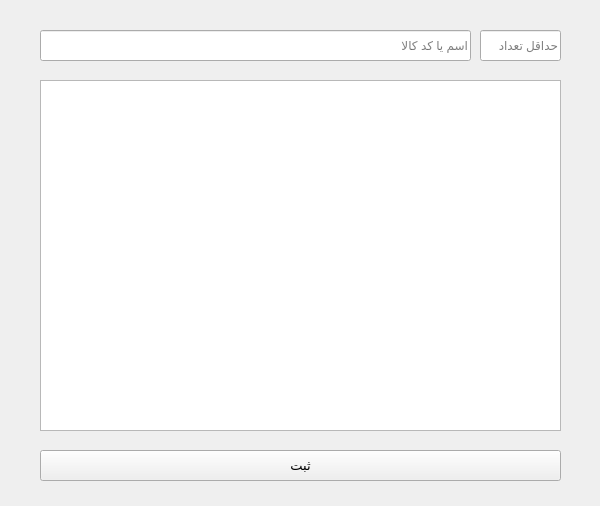
<?xml version="1.0" encoding="UTF-8"?>
<ui version="4.0">
 <class>Form</class>
 <widget class="QWidget" name="Form">
  <property name="geometry">
   <rect>
    <x>0</x>
    <y>0</y>
    <width>600</width>
    <height>506</height>
   </rect>
  </property>
  <property name="windowTitle">
   <string>Alarm</string>
  </property>
  <widget class="QLineEdit" name="name_inpt">
   <property name="geometry">
    <rect>
     <x>40</x>
     <y>30</y>
     <width>431</width>
     <height>31</height>
    </rect>
   </property>
   <property name="layoutDirection">
    <enum>Qt::LeftToRight</enum>
   </property>
   <property name="alignment">
    <set>Qt::AlignLeading|Qt::AlignLeft|Qt::AlignVCenter</set>
   </property>
   <property name="placeholderText">
    <string>اسم یا کد کالا</string>
   </property>
   <property name="clearButtonEnabled">
    <bool>true</bool>
   </property>
  </widget>
  <widget class="QLineEdit" name="min_inpt">
   <property name="geometry">
    <rect>
     <x>480</x>
     <y>30</y>
     <width>81</width>
     <height>31</height>
    </rect>
   </property>
   <property name="text">
    <string/>
   </property>
   <property name="placeholderText">
    <string>حداقل تعداد</string>
   </property>
   <property name="clearButtonEnabled">
    <bool>false</bool>
   </property>
  </widget>
  <widget class="QListWidget" name="search_list">
   <property name="geometry">
    <rect>
     <x>40</x>
     <y>80</y>
     <width>521</width>
     <height>351</height>
    </rect>
   </property>
   <property name="viewMode">
    <enum>QListView::ListMode</enum>
   </property>
  </widget>
  <widget class="QPushButton" name="add_btn">
   <property name="geometry">
    <rect>
     <x>40</x>
     <y>450</y>
     <width>521</width>
     <height>31</height>
    </rect>
   </property>
   <property name="font">
    <font>
     <pointsize>10</pointsize>
    </font>
   </property>
   <property name="text">
    <string>ثبت</string>
   </property>
  </widget>
 </widget>
 <resources/>
 <connections/>
</ui>
